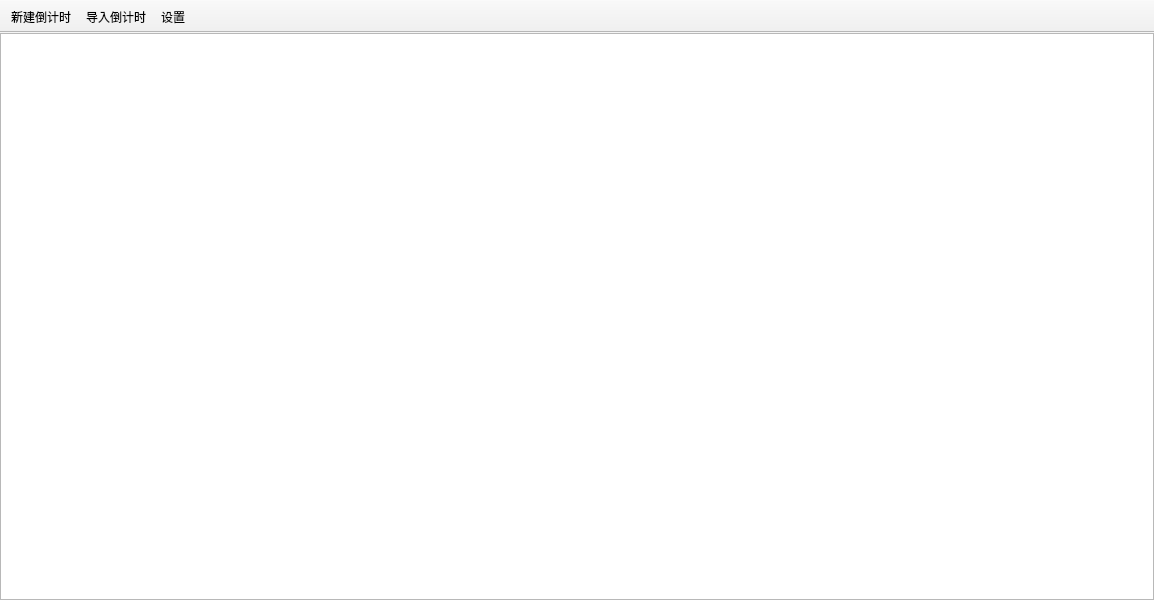
<?xml version="1.0" encoding="UTF-8"?>
<ui version="4.0">
 <class>ProfileMgr</class>
 <widget class="QMainWindow" name="ProfileMgr">
  <property name="geometry">
   <rect>
    <x>0</x>
    <y>0</y>
    <width>1154</width>
    <height>600</height>
   </rect>
  </property>
  <property name="windowTitle">
   <string>W-DesktopCountdown {}</string>
  </property>
  <property name="windowIcon">
   <iconset resource="../resources.qrc">
    <normaloff>:/resources/icons/colorful/logo.svg</normaloff>:/resources/icons/colorful/logo.svg</iconset>
  </property>
  <widget class="QWidget" name="centralwidget">
   <layout class="QVBoxLayout" name="verticalLayout">
    <property name="spacing">
     <number>0</number>
    </property>
    <property name="leftMargin">
     <number>0</number>
    </property>
    <property name="topMargin">
     <number>0</number>
    </property>
    <property name="rightMargin">
     <number>0</number>
    </property>
    <property name="bottomMargin">
     <number>0</number>
    </property>
    <item>
     <widget class="QListWidget" name="countdowns">
      <property name="movement">
       <enum>QListView::Static</enum>
      </property>
      <property name="resizeMode">
       <enum>QListView::Adjust</enum>
      </property>
      <property name="layoutMode">
       <enum>QListView::Batched</enum>
      </property>
      <property name="spacing">
       <number>5</number>
      </property>
      <property name="viewMode">
       <enum>QListView::IconMode</enum>
      </property>
     </widget>
    </item>
   </layout>
  </widget>
  <widget class="QMenuBar" name="menubar">
   <property name="geometry">
    <rect>
     <x>0</x>
     <y>0</y>
     <width>1154</width>
     <height>25</height>
    </rect>
   </property>
  </widget>
  <widget class="QToolBar" name="toolBar">
   <property name="windowTitle">
    <string>toolBar</string>
   </property>
   <property name="movable">
    <bool>false</bool>
   </property>
   <property name="toolButtonStyle">
    <enum>Qt::ToolButtonTextBesideIcon</enum>
   </property>
   <property name="floatable">
    <bool>false</bool>
   </property>
   <attribute name="toolBarArea">
    <enum>TopToolBarArea</enum>
   </attribute>
   <attribute name="toolBarBreak">
    <bool>false</bool>
   </attribute>
   <addaction name="action_new_profile"/>
   <addaction name="action_import_countdown"/>
   <addaction name="action_settings"/>
  </widget>
  <action name="action_new_profile">
   <property name="icon">
    <iconset theme="document-new">
     <normaloff>.</normaloff>.</iconset>
   </property>
   <property name="text">
    <string>新建倒计时</string>
   </property>
   <property name="shortcut">
    <string>Ctrl+N</string>
   </property>
  </action>
  <action name="action_import_countdown">
   <property name="icon">
    <iconset theme="document-import">
     <normaloff>.</normaloff>.</iconset>
   </property>
   <property name="text">
    <string>导入倒计时</string>
   </property>
   <property name="shortcut">
    <string>Ctrl+I</string>
   </property>
  </action>
  <action name="action_settings">
   <property name="icon">
    <iconset theme="configure">
     <normaloff>.</normaloff>.</iconset>
   </property>
   <property name="text">
    <string>设置</string>
   </property>
   <property name="shortcut">
    <string>Ctrl+S</string>
   </property>
  </action>
 </widget>
 <resources>
  <include location="../resources.qrc"/>
 </resources>
 <connections/>
</ui>
